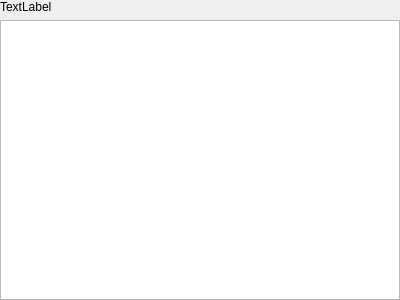
<?xml version="1.0" encoding="UTF-8"?>
<ui version="4.0">
 <class>Editor</class>
 <widget class="QWidget" name="Editor">
  <property name="geometry">
   <rect>
    <x>0</x>
    <y>0</y>
    <width>400</width>
    <height>300</height>
   </rect>
  </property>
  <property name="windowTitle">
   <string>Form</string>
  </property>
  <layout class="QVBoxLayout" name="verticalLayout">
   <property name="leftMargin">
    <number>0</number>
   </property>
   <property name="topMargin">
    <number>0</number>
   </property>
   <property name="rightMargin">
    <number>0</number>
   </property>
   <property name="bottomMargin">
    <number>0</number>
   </property>
   <item>
    <widget class="QLabel" name="fullPathFile">
     <property name="text">
      <string>TextLabel</string>
     </property>
    </widget>
   </item>
   <item>
    <widget class="QTextEdit" name="textEditor"/>
   </item>
  </layout>
 </widget>
 <resources/>
 <connections/>
</ui>
